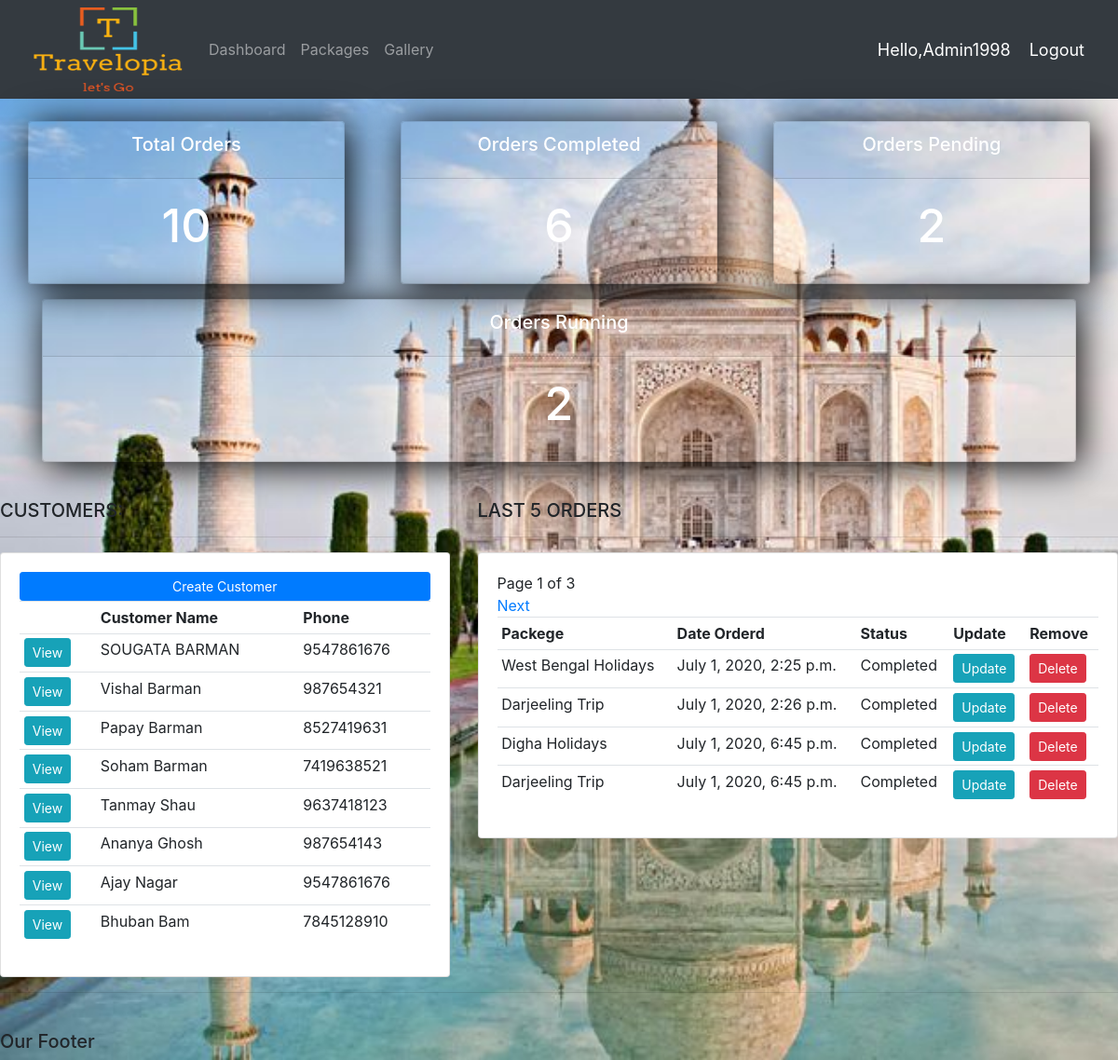
The app's page / (signed in) with its own data.
### Travelapp/models.py (models this page shows, shortened)
class Customer(models.Model):
	name = models.CharField(max_length=200,null = True)
	phone = models.CharField(max_length=200,null=True)
	email = models.CharField(max_length=200,null=True)
	date_created = models.DateTimeField(auto_now_add=True,null=True)

class Order(models.Model):
	STATUS = (
		('Completed','Completed'),
		('Tripping','Tripping'),
		('Pending','Pending')
		)
	customer = models.ForeignKey(Customer,null=True,on_delete=models.SET_NULL)
	packages = models.ForeignKey(Packages,null=True,on_delete=models.SET_NULL)
	date_created = models.DateTimeField(auto_now_add=True,null=True)
	status = models.CharField(max_length=200,null=True,choices = STATUS)
	note = models.CharField(max_length=1000,null=True)

class Packages(models.Model):
	CATEGORY = (
			('Group','Group'),
			('Solo','Solo'),
			('Trekking','Trekking')
		)
	pack_name = models.CharField(max_length=200,null=True)
	tripduration = models.CharField(max_length=200,null=True)
	destination = models.CharField(max_length=1000,null=True)
	price = models.FloatField(null=True)
	date_created = models.DateTimeField(auto_now_add= True,null=True)
	category = models.CharField(max_length=200,null=True,choices = CATEGORY)
	tags=models.ManyToManyField(Tag)
	def __str__(self):
		return self.pack_name

### Travelapp/views.py (the view)
# urls.py: 2. Add a URL to urlpatterns:  path('', views.home, name='home')
@login_required(login_url = 'login')
def home(request):
	customers = Customer.objects.all()
	orders = Order.objects.all()
	total_orders = orders.count()
	orders_completed = orders.filter(status='Completed').count()
	orders_pending = orders.filter(status='Pending').count()
	orders_tripping = orders.filter(status='Tripping').count()
	paginator = Paginator(orders,4)
	page=request.GET.get('page')
	orders = paginator.get_page(page)
	context = {'customers' : customers,'orders' : orders,'total_orders' : total_orders , 'orders_completed' : orders_completed,'orders_pending' : orders_pending , 'orders_tripping' : orders_tripping }
	return render(request,'pages/dashboard.html',context)

### Travelapp/templates/pages/dashboard.html (shortened to what this page needs)
{% extends 'pages/main.html' %}
{% block content %}
{% include 'pages/status.html' %}
<br>
<div class="row">
	<div class="col-md-5">
		<h5>CUSTOMERS:</h5>
		<hr>
		<div class="card card-body">
			<a class="btn btn-primary  btn-sm btn-block" href="{% url 'create_customer' %}">Create Customer</a>
			<table class="table table-sm">
				<tr>
					<th></th>
					<th>Customer Name</th>
					<th>Phone</th>
				</tr>
				{% for customer in customers %}
					<tr>
						<td><a class="btn btn-sm btn-info" href="{% url 'customer' customer.id %}">View</a></td>
						<td>{{customer.name}}</td>
						<td>{{customer.phone}}</td>
					</tr>
					{% endfor %}
			</table>
		</div>
	</div>
	<div class="col-md-7">
		<h5>LAST 5 ORDERS</h5>
		<hr>
		<div class="card card-body">
			<table class="table table-sm">
				<tr>
					<th>Packege</th>
					<th>Date Orderd</th>
					<th>Status</th>
					<th>Update</th>
					<th>Remove</th>
				</tr>
				{% for order in orders %}
					<tr>
						<td>{{order.packages}}</td>
						<td>{{order.date_created}}</td>
						<td>{{order.status}}</td>
						<td><a class="btn btn-sm btn-info" href="{% url 'update_order' order.id %}">Update</a></td>
						<td><a class="btn btn-sm btn-danger" href="{% url 'delete_order' order.id %}">Delete</a></td>
					</tr>
					{% endfor %}
					{% if orders.paginator.num_pages > 1 %}
				    <span>Page {{ orders.number }} of {{ orders.paginator.num_pages }}</span>
				    {% if orders.has_next %}
				    	<a href="?page={{ orders.next_page_number }}">Next</a>
				    {% endif %}
				{% endif %}
			</table>
		</div>
	</div>
</div>
{% endblock %}

### Travelapp/templates/pages/main.html (shortened to what this page needs)
{% load static %}
<!DOCTYPE html>
<html>
<head>
	<link rel="stylesheet" href="https://stackpath.bootstrapcdn.com/bootstrap/4.3.1/css/bootstrap.min.css">
<link rel="stylesheet" type="text/css" href="{% static '/css/main.css' %}">
<link rel="stylesheet" type="text/css" href="{% static '/css/pagination_blue.css' %}">
</head>
<body>
	{% include 'pages/navbar.html' %}
	<div class="container-fluid">
	{% block content %}
	{% endblock %}
    <hr>
	<br>
    <h5>Our Footer</h5>
</body>
</html>

### Travelapp/templates/pages/navbar.html (shortened to what this page needs)
{% load static%}
<nav class="navbar navbar-expand-lg navbar-dark bg-dark">
  <img width="200px" height="90px" src="{% static '/images/Travelopia.jpg' %}">
  <div class="collapse navbar-collapse" id="navbarNav">
    <ul class="navbar-nav">
      <li class="nav-item">
        <a class="nav-link" href="{% url 'home' %}">Dashboard</a>
      </li>
      <li class="nav-item">
        <a class="nav-link" href="{% url 'packages' %}">Packages</a>
      </li>
      <li class="nav-item">
        <a class="nav-link" href="{% url 'gallery' %}">Gallery</a>
      </li>
    </ul>
  </div>
  <span class="hello-msg">Hello,{{request.user}}</span>
  <span><a class="hello-msg" href="{% url 'logout' %}">Logout</a></span>
</nav>

### Travelapp/templates/pages/status.html
<br>
<div class="row">
	<div class="col">
		<div class="col-md">
			<div class="card text-center text-white  mb-3" id="total-orders">
			  	<div class="card-header">
			  		<h5 class="card-title">Total Orders</h5>
			  	</div>
			  	<div class="card-body">
			    	<h3 class="card-title" style="font-size: 50px;">{{total_orders}}</h3>
			  	</div>
			</div>
		</div>
	</div>
	<div class="col">
		<div class="col-md">
			<div class="card text-center text-white  mb-3" id="orders-delivered">
			  	<div class="card-header">
			  		<h5 class="card-title">Orders Completed</h5>
			  	</div>
			  	<div class="card-body">
			    	<h3 class="card-title" style="font-size: 50px;">{{orders_completed}}</h3>
			  	</div>
			</div>
		</div>
	</div>
	<div class="col">
		<div class="col-md">
			<div class="card text-center text-white  mb-3" id="orders-pending">
			  	<div class="card-header">
			  		<h5 class="card-title">Orders Pending</h5>
			  	</div>
			  	<div class="card-body">
			    	<h3 class="card-title" style="font-size: 50px;">{{orders_pending}}</h3>
			  	</div>
			</div>
		</div>
	</div>
</div>
<div class="col">
	<div class="col-md">
		<div class="card text-center text-white  mb-3" id="orders-pending">
			  <div class="card-header">
				  <h5 class="card-title">Orders Running</h5>
			  </div>
			  <div class="card-body">
				<h3 class="card-title" style="font-size: 50px;">{{orders_tripping}}</h3>
			  </div>
		</div>
	</div>
</div>
</div>

### static/css/main.css (style rules this page uses)
body { background-image: url(tajmahal.jpg); background-size: cover; background-repeat: no-repeat; }
#total-orders { background-color: transparent ; box-shadow: 4px 4px 40px black ; }
#orders-delivered { background-color: transparent ; box-shadow: 4px 4px 40px black ; }
#orders-pending { background-color: transparent ; box-shadow: 4px 4px 40px black ; }

### Travelapp/templates/pages/navbar.html (style rules this page uses)
.hello-msg { font-size: 18px; color: #fff; margin-right: 20px; }

### records on screen
Customer: name "SOUGATA BARMAN", phone "9547861676"
Customer: name "Vishal Barman", phone "987654321"
Customer: name "Papay Barman", phone "8527419631"
Customer: name "Soham Barman", phone "7419638521"
Customer: name "Tanmay Shau", phone "9637418123"
Customer: name "Ananya Ghosh", phone "987654143"
Customer: name "Ajay Nagar", phone "9547861676"
Customer: name "Bhuban Bam", phone "7845128910"
Order: packages "West Bengal Holidays", date_created "July 1, 2020, 2:25 p.m.", status "Completed"
Order: packages "Darjeeling Trip", date_created "July 1, 2020, 2:26 p.m.", status "Completed"
Order: packages "Digha Holidays", date_created "July 1, 2020, 6:45 p.m.", status "Completed"
Order: packages "Darjeeling Trip", date_created "July 1, 2020, 6:45 p.m.", status "Completed"

### other values on screen
{{ request.user }} "Admin1998"
{{ total_orders }} "10"
{{ orders_completed }} "6"
{{ orders_pending }} "2"
{{ orders_tripping }} "2"
{{ orders.number }} "1"
{{ orders.paginator.num_pages }} "3"
